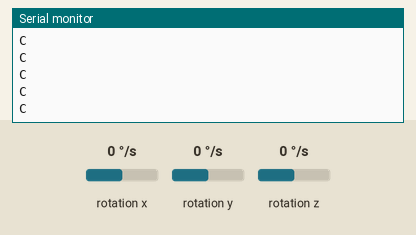
Bench run of a sketch on a simulated Arduino Uno, built with avr-gcc and run on an emulated ATmega328P. Shown: the last lines printed to the serial monitor. Wiring (inferred from the names in the program): MPU-6050 motion sensor at I2C address 0x68. The inputs (shaded band) are chosen by the test bench; at power-on: rotation z 0 °/s, rotation x 0 °/s, rotation y 0 °/s.

Above: at 3.3 s.
3.4 s: rotation z set to -192 °/s
At 3.76 s:
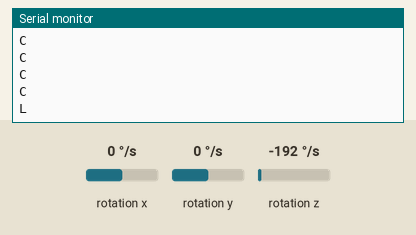
5.5 s: rotation z set to 100 °/s
At 5.77 s:
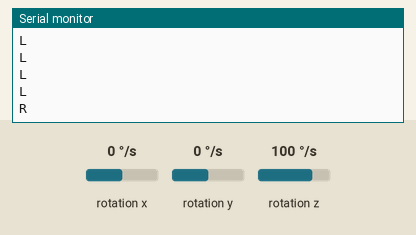

The sketch:

IMU_testing.ino
```cpp
#include <Wire.h>

// MPU6050 Registers
#define MPU6050_ADDR   0x68
#define ACCEL_XOUT_H   0x3B
#define GYRO_XOUT_H    0x43

// Calibration Offsets
long gyroX_offset = 0, gyroY_offset = 0, gyroZ_offset = 0;

// Scales
float gyroScale = 131.0;    // For ±250 °/s

// Deadzone threshold in degrees/sec
#define DEADZONE_THRESHOLD 10.0

void setup() {
  Serial.begin(9600);
  Wire.begin();

  // Wake up MPU6050 - write 0 to power management register
  Wire.beginTransmission(MPU6050_ADDR);
  Wire.write(0x6B);
  Wire.write(0);
  Wire.endTransmission();

  delay(1000);

  calibrateGyroscope();

  Serial.println("\nStarting Final Reading...\n");
}

void loop() {
  int16_t rawGyroX, rawGyroY, rawGyroZ;

  // ------ Read Gyroscope ------
  Wire.beginTransmission(MPU6050_ADDR);
  Wire.write(GYRO_XOUT_H);
  Wire.endTransmission(false);
  Wire.requestFrom(MPU6050_ADDR, 6, true);

  rawGyroX = (Wire.read() << 8) | Wire.read();
  rawGyroY = (Wire.read() << 8) | Wire.read();
  rawGyroZ = (Wire.read() << 8) | Wire.read();

  // Apply offsets
  rawGyroX -= gyroX_offset;
  rawGyroY -= gyroY_offset;
  rawGyroZ -= gyroZ_offset;

  // Convert to degrees/sec
  float gz = rawGyroZ / gyroScale;

  // -------- Apply Deadzone & Map to Discrete Command --------
  char command = getDirectionCommand(gz);

  Serial.println(command);

  delay(200);
}

// Returns 'L', 'R', or 'C' based on gz with deadzone applied
char getDirectionCommand(float gz) {
  if (gz > DEADZONE_THRESHOLD) {
    return 'R';
  } else if (gz < -DEADZONE_THRESHOLD) {
    return 'L';
  } else {
    return 'C';
  }
}

// ---------------- Calibration Function ---------------- //

void calibrateGyroscope() {
  long sumX = 0, sumY = 0, sumZ = 0;

  Serial.println("Calibrating Gyroscope... Do not move!");

  for (int i = 0; i < 200; i++) {
    Wire.beginTransmission(MPU6050_ADDR);
    Wire.write(GYRO_XOUT_H);
    Wire.endTransmission(false);
    Wire.requestFrom(MPU6050_ADDR, 6, true);

    sumX += (Wire.read() << 8) | Wire.read();
    sumY += (Wire.read() << 8) | Wire.read();
    sumZ += (Wire.read() << 8) | Wire.read();

    delay(5);
  }

  gyroX_offset = sumX / 200;
  gyroY_offset = sumY / 200;
  gyroZ_offset = sumZ / 200;

  Serial.println("Gyroscope Calibration Done.");
}
```

Measured:
- after the input at 3.4 s, the serial monitor: prints a new line after 0.20 s (image 1)
- after the input at 5.5 s, the serial monitor: prints a new line after 0.11 s (image 2)
